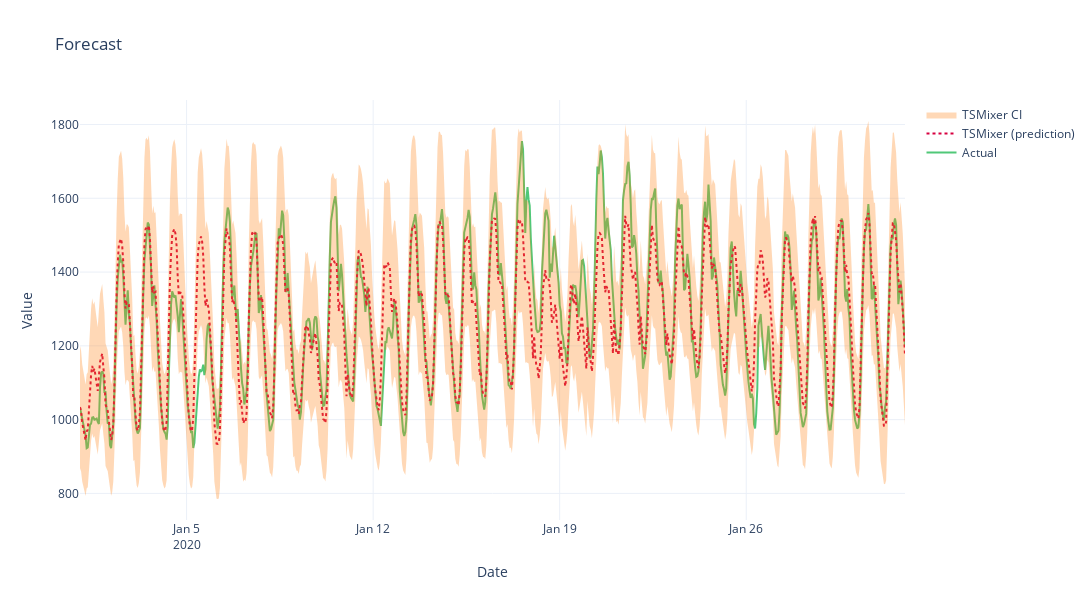

This figure's notebook cell:
### Code cell
lower_col = '0.1'
pred_col = '0.5'
upper_col = '0.9'

actual_col = 'target'
timestamp_col = 'data'
model_name = 'TSMixer'

height = 600
width = 1800

plot_single_forecast(df_for_metrics, timestamp_col=timestamp_col, actual_col=actual_col, pred_col=pred_col, model_name=model_name, height=height, width=width, lower_col=lower_col, upper_col=upper_col)

### Figure 1 — Plotly figure (JSON) as saved in the notebook; plotly's stock layout.template omitted (floating-point values rounded to 4 significant figures; data arrays with more than 128 entries replaced by an {"elided": "..."} marker saying what was removed)
{"data": [{"line": {"color": "#50C878"}, "name": "Actual", "type": "scatter", "x": {"elided": "744 str values"}, "y": {"elided": "744 float values"}}, {"line": {"color": "#D70040", "dash": "dot"}, "name": "TSMixer (prediction)", "type": "scatter", "x": {"elided": "744 str values"}, "y": {"elided": "744 float values"}}, {"line": {"width": 0}, "mode": "lines", "showlegend": false, "type": "scatter", "x": {"elided": "744 str values"}, "y": {"elided": "744 float values"}}, {"fill": "tonexty", "fillcolor": "rgba(255, 127, 14, 0.3)", "line": {"width": 0}, "mode": "lines", "name": "TSMixer CI", "type": "scatter", "x": {"elided": "744 str values"}, "y": {"elided": "744 float values"}}], "layout": {"height": 600, "title": {"text": "Forecast"}, "width": 1800, "xaxis": {"title": {"text": "Date"}}, "yaxis": {"title": {"text": "Value"}}}}
